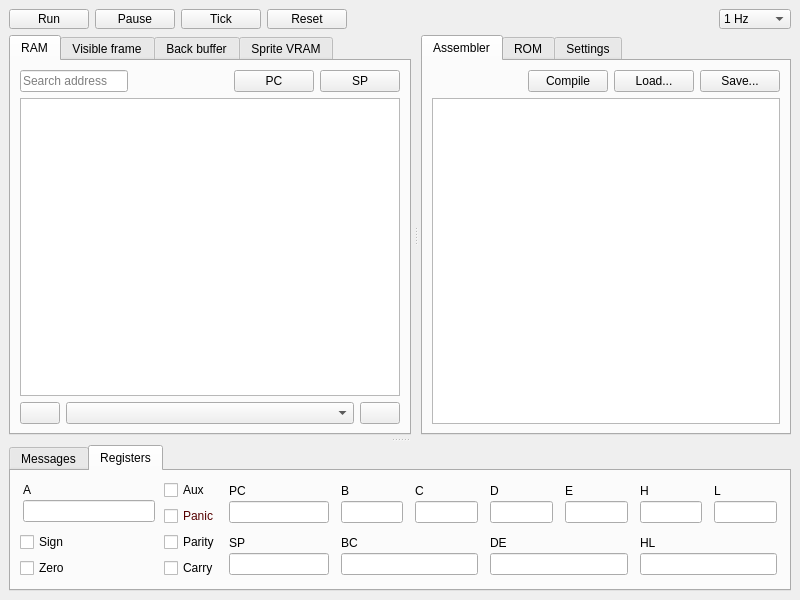
<?xml version="1.0" encoding="UTF-8"?>
<ui version="4.0">
 <class>MainWindow</class>
 <widget class="QMainWindow" name="MainWindow">
  <property name="geometry">
   <rect>
    <x>0</x>
    <y>0</y>
    <width>800</width>
    <height>600</height>
   </rect>
  </property>
  <property name="windowTitle">
   <string>Fridge emulator</string>
  </property>
  <property name="tabShape">
   <enum>QTabWidget::Rounded</enum>
  </property>
  <widget class="QWidget" name="centralwidget">
   <layout class="QVBoxLayout" name="verticalLayout">
    <item>
     <widget class="QWidget" name="ControlBar" native="true">
      <property name="maximumSize">
       <size>
        <width>16777215</width>
        <height>20</height>
       </size>
      </property>
      <layout class="QHBoxLayout" name="horizontalLayout_2">
       <property name="leftMargin">
        <number>0</number>
       </property>
       <property name="topMargin">
        <number>0</number>
       </property>
       <property name="rightMargin">
        <number>0</number>
       </property>
       <property name="bottomMargin">
        <number>0</number>
       </property>
       <item>
        <widget class="QPushButton" name="sysRunBtn">
         <property name="autoFillBackground">
          <bool>true</bool>
         </property>
         <property name="text">
          <string>Run</string>
         </property>
         <property name="icon">
          <iconset resource="buttons.qrc">
           <normaloff>:/buttons/icons8-play-96.png</normaloff>:/buttons/icons8-play-96.png</iconset>
         </property>
        </widget>
       </item>
       <item>
        <widget class="QPushButton" name="sysPauseBtn">
         <property name="autoFillBackground">
          <bool>true</bool>
         </property>
         <property name="text">
          <string>Pause</string>
         </property>
         <property name="icon">
          <iconset resource="buttons.qrc">
           <normaloff>:/buttons/icons8-pause-96.png</normaloff>:/buttons/icons8-pause-96.png</iconset>
         </property>
        </widget>
       </item>
       <item>
        <widget class="QPushButton" name="sysTickBtn">
         <property name="autoFillBackground">
          <bool>true</bool>
         </property>
         <property name="text">
          <string>Tick</string>
         </property>
         <property name="icon">
          <iconset resource="buttons.qrc">
           <normaloff>:/buttons/icons8-forward-96.png</normaloff>:/buttons/icons8-forward-96.png</iconset>
         </property>
        </widget>
       </item>
       <item>
        <widget class="QPushButton" name="sysResetBtn">
         <property name="autoFillBackground">
          <bool>true</bool>
         </property>
         <property name="text">
          <string>Reset</string>
         </property>
         <property name="icon">
          <iconset resource="buttons.qrc">
           <normaloff>:/buttons/icons8-reset-96.png</normaloff>:/buttons/icons8-reset-96.png</iconset>
         </property>
        </widget>
       </item>
       <item>
        <spacer name="horizontalSpacer">
         <property name="orientation">
          <enum>Qt::Horizontal</enum>
         </property>
         <property name="sizeHint" stdset="0">
          <size>
           <width>435</width>
           <height>17</height>
          </size>
         </property>
        </spacer>
       </item>
       <item>
        <widget class="QComboBox" name="cpuClockComboBox">
         <item>
          <property name="text">
           <string>1 Hz</string>
          </property>
         </item>
         <item>
          <property name="text">
           <string>2 Hz</string>
          </property>
         </item>
         <item>
          <property name="text">
           <string>1 KHz</string>
          </property>
         </item>
         <item>
          <property name="text">
           <string>1 MHz</string>
          </property>
         </item>
         <item>
          <property name="text">
           <string>2 MHz</string>
          </property>
         </item>
         <item>
          <property name="text">
           <string>5 MHz</string>
          </property>
         </item>
         <item>
          <property name="text">
           <string>10 MHz</string>
          </property>
         </item>
        </widget>
       </item>
      </layout>
     </widget>
    </item>
    <item>
     <widget class="QSplitter" name="splitter">
      <property name="autoFillBackground">
       <bool>false</bool>
      </property>
      <property name="frameShadow">
       <enum>QFrame::Plain</enum>
      </property>
      <property name="lineWidth">
       <number>5</number>
      </property>
      <property name="orientation">
       <enum>Qt::Vertical</enum>
      </property>
      <property name="handleWidth">
       <number>10</number>
      </property>
      <widget class="QWidget" name="widget" native="true">
       <property name="sizePolicy">
        <sizepolicy hsizetype="Preferred" vsizetype="Expanding">
         <horstretch>0</horstretch>
         <verstretch>1</verstretch>
        </sizepolicy>
       </property>
       <layout class="QHBoxLayout" name="horizontalLayout">
        <property name="leftMargin">
         <number>0</number>
        </property>
        <property name="topMargin">
         <number>0</number>
        </property>
        <property name="rightMargin">
         <number>0</number>
        </property>
        <property name="bottomMargin">
         <number>0</number>
        </property>
        <item>
         <widget class="QSplitter" name="splitter_2">
          <property name="orientation">
           <enum>Qt::Horizontal</enum>
          </property>
          <property name="handleWidth">
           <number>10</number>
          </property>
          <widget class="QTabWidget" name="tabWidget_2">
           <property name="currentIndex">
            <number>0</number>
           </property>
           <widget class="QWidget" name="tab_9">
            <attribute name="title">
             <string>RAM</string>
            </attribute>
            <layout class="QVBoxLayout" name="verticalLayout_21">
             <item>
              <layout class="QHBoxLayout" name="horizontalLayout_6">
               <item>
                <widget class="QLineEdit" name="ramAddrEdit">
                 <property name="placeholderText">
                  <string>Search address</string>
                 </property>
                </widget>
               </item>
               <item>
                <spacer name="horizontalSpacer_2">
                 <property name="orientation">
                  <enum>Qt::Horizontal</enum>
                 </property>
                 <property name="sizeHint" stdset="0">
                  <size>
                   <width>40</width>
                   <height>20</height>
                  </size>
                 </property>
                </spacer>
               </item>
               <item>
                <widget class="QPushButton" name="ramScrollToPC">
                 <property name="text">
                  <string>PC</string>
                 </property>
                </widget>
               </item>
               <item>
                <widget class="QPushButton" name="ramScrollToSP">
                 <property name="text">
                  <string>SP</string>
                 </property>
                </widget>
               </item>
              </layout>
             </item>
             <item>
              <widget class="QTableWidget" name="ramTableWidget"/>
             </item>
             <item>
              <layout class="QHBoxLayout" name="horizontalLayout_7">
               <item>
                <widget class="QPushButton" name="ramScrollLeftBtn">
                 <property name="maximumSize">
                  <size>
                   <width>40</width>
                   <height>16777215</height>
                  </size>
                 </property>
                 <property name="text">
                  <string/>
                 </property>
                 <property name="icon">
                  <iconset resource="buttons.qrc">
                   <normaloff>:/buttons/icons8-long-arrow-left-96.png</normaloff>:/buttons/icons8-long-arrow-left-96.png</iconset>
                 </property>
                </widget>
               </item>
               <item>
                <widget class="QComboBox" name="ramPageComboBox"/>
               </item>
               <item>
                <widget class="QPushButton" name="ramScrollRightBtn">
                 <property name="maximumSize">
                  <size>
                   <width>40</width>
                   <height>16777215</height>
                  </size>
                 </property>
                 <property name="text">
                  <string/>
                 </property>
                 <property name="icon">
                  <iconset resource="buttons.qrc">
                   <normaloff>:/buttons/icons8-right-arrow-96.png</normaloff>:/buttons/icons8-right-arrow-96.png</iconset>
                 </property>
                </widget>
               </item>
              </layout>
             </item>
            </layout>
           </widget>
           <widget class="QWidget" name="tab_3">
            <attribute name="title">
             <string>Visible frame</string>
            </attribute>
            <layout class="QHBoxLayout" name="horizontalLayout_8">
             <item>
              <widget class="QWidget" name="widget_15" native="true"/>
             </item>
            </layout>
           </widget>
           <widget class="QWidget" name="tab_7">
            <attribute name="title">
             <string>Back buffer</string>
            </attribute>
           </widget>
           <widget class="QWidget" name="tab_4">
            <attribute name="title">
             <string>Sprite VRAM</string>
            </attribute>
           </widget>
          </widget>
          <widget class="QTabWidget" name="tabWidget_3">
           <property name="currentIndex">
            <number>0</number>
           </property>
           <widget class="QWidget" name="tab_5">
            <attribute name="title">
             <string>Assembler</string>
            </attribute>
            <layout class="QVBoxLayout" name="verticalLayout_24">
             <item>
              <layout class="QHBoxLayout" name="horizontalLayout_10">
               <item>
                <spacer name="horizontalSpacer_3">
                 <property name="orientation">
                  <enum>Qt::Horizontal</enum>
                 </property>
                 <property name="sizeHint" stdset="0">
                  <size>
                   <width>40</width>
                   <height>20</height>
                  </size>
                 </property>
                </spacer>
               </item>
               <item>
                <widget class="QPushButton" name="asmCompileBtn">
                 <property name="text">
                  <string>Compile</string>
                 </property>
                 <property name="icon">
                  <iconset resource="buttons.qrc">
                   <normaloff>:/buttons/icons8-load-cargo-96.png</normaloff>:/buttons/icons8-load-cargo-96.png</iconset>
                 </property>
                </widget>
               </item>
               <item>
                <widget class="QPushButton" name="asmLoadCodeBtn">
                 <property name="text">
                  <string>Load...</string>
                 </property>
                </widget>
               </item>
               <item>
                <widget class="QPushButton" name="asmSaveCodeBtn">
                 <property name="text">
                  <string>Save...</string>
                 </property>
                </widget>
               </item>
              </layout>
             </item>
             <item>
              <widget class="QTextEdit" name="textEdit">
               <property name="font">
                <font>
                 <family>Consolas</family>
                 <pointsize>10</pointsize>
                </font>
               </property>
               <property name="lineWrapMode">
                <enum>QTextEdit::NoWrap</enum>
               </property>
               <property name="acceptRichText">
                <bool>false</bool>
               </property>
              </widget>
             </item>
            </layout>
           </widget>
           <widget class="QWidget" name="tab_6">
            <attribute name="title">
             <string>ROM</string>
            </attribute>
           </widget>
           <widget class="QWidget" name="tab_8">
            <attribute name="title">
             <string>Settings</string>
            </attribute>
            <layout class="QVBoxLayout" name="verticalLayout_2">
             <item>
              <widget class="QScrollArea" name="scrollArea">
               <property name="verticalScrollBarPolicy">
                <enum>Qt::ScrollBarAlwaysOn</enum>
               </property>
               <property name="sizeAdjustPolicy">
                <enum>QAbstractScrollArea::AdjustToContents</enum>
               </property>
               <property name="widgetResizable">
                <bool>true</bool>
               </property>
               <widget class="QWidget" name="scrollAreaWidgetContents">
                <property name="geometry">
                 <rect>
                  <x>0</x>
                  <y>0</y>
                  <width>331</width>
                  <height>334</height>
                 </rect>
                </property>
                <property name="sizePolicy">
                 <sizepolicy hsizetype="Preferred" vsizetype="Expanding">
                  <horstretch>0</horstretch>
                  <verstretch>0</verstretch>
                 </sizepolicy>
                </property>
                <property name="minimumSize">
                 <size>
                  <width>0</width>
                  <height>273</height>
                 </size>
                </property>
                <property name="maximumSize">
                 <size>
                  <width>16777215</width>
                  <height>16777215</height>
                 </size>
                </property>
               </widget>
              </widget>
             </item>
            </layout>
           </widget>
          </widget>
         </widget>
        </item>
       </layout>
      </widget>
      <widget class="QTabWidget" name="tabWidget">
       <property name="sizePolicy">
        <sizepolicy hsizetype="Preferred" vsizetype="Preferred">
         <horstretch>0</horstretch>
         <verstretch>0</verstretch>
        </sizepolicy>
       </property>
       <property name="currentIndex">
        <number>1</number>
       </property>
       <widget class="QWidget" name="tab">
        <attribute name="title">
         <string>Messages</string>
        </attribute>
        <layout class="QVBoxLayout" name="verticalLayout_20">
         <property name="sizeConstraint">
          <enum>QLayout::SetMinimumSize</enum>
         </property>
        </layout>
       </widget>
       <widget class="QWidget" name="tab_2">
        <attribute name="title">
         <string>Registers</string>
        </attribute>
        <layout class="QHBoxLayout" name="horizontalLayout_9">
         <item>
          <widget class="QWidget" name="widget_14" native="true">
           <property name="minimumSize">
            <size>
             <width>200</width>
             <height>0</height>
            </size>
           </property>
           <layout class="QGridLayout" name="gridLayout">
            <property name="leftMargin">
             <number>0</number>
            </property>
            <property name="topMargin">
             <number>0</number>
            </property>
            <property name="rightMargin">
             <number>0</number>
            </property>
            <property name="bottomMargin">
             <number>0</number>
            </property>
            <item row="0" column="0">
             <widget class="QWidget" name="widget_2" native="true">
              <property name="sizePolicy">
               <sizepolicy hsizetype="Preferred" vsizetype="Fixed">
                <horstretch>0</horstretch>
                <verstretch>0</verstretch>
               </sizepolicy>
              </property>
              <layout class="QVBoxLayout" name="verticalLayout_3">
               <property name="spacing">
                <number>3</number>
               </property>
               <property name="leftMargin">
                <number>3</number>
               </property>
               <property name="topMargin">
                <number>3</number>
               </property>
               <property name="rightMargin">
                <number>3</number>
               </property>
               <property name="bottomMargin">
                <number>3</number>
               </property>
               <item>
                <widget class="QLabel" name="label">
                 <property name="text">
                  <string>A</string>
                 </property>
                </widget>
               </item>
               <item>
                <widget class="QLineEdit" name="cpuRegAEdit"/>
               </item>
              </layout>
             </widget>
            </item>
            <item row="0" column="1">
             <layout class="QVBoxLayout" name="verticalLayout_19">
              <item>
               <widget class="QCheckBox" name="cpuFlagAuxCheckBox">
                <property name="text">
                 <string>Aux</string>
                </property>
               </widget>
              </item>
              <item>
               <widget class="QCheckBox" name="cpuFlagPanicCheckBox">
                <property name="minimumSize">
                 <size>
                  <width>0</width>
                  <height>0</height>
                 </size>
                </property>
                <property name="styleSheet">
                 <string notr="true">color: rgb(85, 0, 0);</string>
                </property>
                <property name="text">
                 <string>Panic</string>
                </property>
               </widget>
              </item>
             </layout>
            </item>
            <item row="1" column="0">
             <layout class="QVBoxLayout" name="verticalLayout_22">
              <item>
               <widget class="QCheckBox" name="cpuFlagSignCheckBox">
                <property name="text">
                 <string>Sign</string>
                </property>
               </widget>
              </item>
              <item>
               <widget class="QCheckBox" name="cpuFlagZeroCheckBox">
                <property name="text">
                 <string>Zero</string>
                </property>
               </widget>
              </item>
             </layout>
            </item>
            <item row="1" column="1">
             <layout class="QVBoxLayout" name="verticalLayout_23">
              <item>
               <widget class="QCheckBox" name="cpuFlagParityCheckBox">
                <property name="text">
                 <string>Parity</string>
                </property>
               </widget>
              </item>
              <item>
               <widget class="QCheckBox" name="cpuFlagCarryCheckBox">
                <property name="text">
                 <string>Carry</string>
                </property>
               </widget>
              </item>
             </layout>
            </item>
           </layout>
          </widget>
         </item>
         <item>
          <layout class="QVBoxLayout" name="verticalLayout_18">
           <property name="sizeConstraint">
            <enum>QLayout::SetDefaultConstraint</enum>
           </property>
           <item>
            <widget class="QWidget" name="widget_12" native="true">
             <property name="sizePolicy">
              <sizepolicy hsizetype="Preferred" vsizetype="Fixed">
               <horstretch>0</horstretch>
               <verstretch>0</verstretch>
              </sizepolicy>
             </property>
             <layout class="QVBoxLayout" name="verticalLayout_16">
              <property name="spacing">
               <number>3</number>
              </property>
              <property name="leftMargin">
               <number>3</number>
              </property>
              <property name="topMargin">
               <number>3</number>
              </property>
              <property name="rightMargin">
               <number>3</number>
              </property>
              <property name="bottomMargin">
               <number>3</number>
              </property>
              <item>
               <widget class="QLabel" name="label_11">
                <property name="text">
                 <string>PC</string>
                </property>
               </widget>
              </item>
              <item>
               <widget class="QLineEdit" name="cpuRegPCEdit">
                <property name="minimumSize">
                 <size>
                  <width>100</width>
                  <height>0</height>
                 </size>
                </property>
               </widget>
              </item>
             </layout>
            </widget>
           </item>
           <item>
            <widget class="QWidget" name="widget_13" native="true">
             <property name="sizePolicy">
              <sizepolicy hsizetype="Preferred" vsizetype="Fixed">
               <horstretch>0</horstretch>
               <verstretch>0</verstretch>
              </sizepolicy>
             </property>
             <layout class="QVBoxLayout" name="verticalLayout_17">
              <property name="spacing">
               <number>3</number>
              </property>
              <property name="leftMargin">
               <number>3</number>
              </property>
              <property name="topMargin">
               <number>3</number>
              </property>
              <property name="rightMargin">
               <number>3</number>
              </property>
              <property name="bottomMargin">
               <number>3</number>
              </property>
              <item>
               <widget class="QLabel" name="label_12">
                <property name="text">
                 <string>SP</string>
                </property>
               </widget>
              </item>
              <item>
               <widget class="QLineEdit" name="cpuRegSPEdit"/>
              </item>
             </layout>
            </widget>
           </item>
          </layout>
         </item>
         <item>
          <layout class="QVBoxLayout" name="verticalLayout_13">
           <item>
            <layout class="QHBoxLayout" name="horizontalLayout_3">
             <item>
              <widget class="QWidget" name="widget_3" native="true">
               <property name="sizePolicy">
                <sizepolicy hsizetype="Preferred" vsizetype="Fixed">
                 <horstretch>0</horstretch>
                 <verstretch>0</verstretch>
                </sizepolicy>
               </property>
               <layout class="QVBoxLayout" name="verticalLayout_4">
                <property name="spacing">
                 <number>3</number>
                </property>
                <property name="leftMargin">
                 <number>3</number>
                </property>
                <property name="topMargin">
                 <number>3</number>
                </property>
                <property name="rightMargin">
                 <number>3</number>
                </property>
                <property name="bottomMargin">
                 <number>3</number>
                </property>
                <item>
                 <widget class="QLabel" name="label_2">
                  <property name="text">
                   <string>B</string>
                  </property>
                 </widget>
                </item>
                <item>
                 <widget class="QLineEdit" name="cpuRegBEdit"/>
                </item>
               </layout>
              </widget>
             </item>
             <item>
              <widget class="QWidget" name="widget_4" native="true">
               <property name="sizePolicy">
                <sizepolicy hsizetype="Preferred" vsizetype="Fixed">
                 <horstretch>0</horstretch>
                 <verstretch>0</verstretch>
                </sizepolicy>
               </property>
               <layout class="QVBoxLayout" name="verticalLayout_5">
                <property name="spacing">
                 <number>3</number>
                </property>
                <property name="leftMargin">
                 <number>3</number>
                </property>
                <property name="topMargin">
                 <number>3</number>
                </property>
                <property name="rightMargin">
                 <number>3</number>
                </property>
                <property name="bottomMargin">
                 <number>3</number>
                </property>
                <item>
                 <widget class="QLabel" name="label_3">
                  <property name="text">
                   <string>C</string>
                  </property>
                 </widget>
                </item>
                <item>
                 <widget class="QLineEdit" name="cpuRegCEdit"/>
                </item>
               </layout>
              </widget>
             </item>
            </layout>
           </item>
           <item>
            <widget class="QWidget" name="widget_9" native="true">
             <property name="sizePolicy">
              <sizepolicy hsizetype="Preferred" vsizetype="Fixed">
               <horstretch>0</horstretch>
               <verstretch>0</verstretch>
              </sizepolicy>
             </property>
             <layout class="QVBoxLayout" name="verticalLayout_10">
              <property name="spacing">
               <number>3</number>
              </property>
              <property name="leftMargin">
               <number>3</number>
              </property>
              <property name="topMargin">
               <number>3</number>
              </property>
              <property name="rightMargin">
               <number>3</number>
              </property>
              <property name="bottomMargin">
               <number>3</number>
              </property>
              <item>
               <widget class="QLabel" name="label_8">
                <property name="text">
                 <string>BC</string>
                </property>
               </widget>
              </item>
              <item>
               <widget class="QLineEdit" name="cpuPairBCEdit"/>
              </item>
             </layout>
            </widget>
           </item>
          </layout>
         </item>
         <item>
          <layout class="QVBoxLayout" name="verticalLayout_14">
           <item>
            <layout class="QHBoxLayout" name="horizontalLayout_4">
             <item>
              <widget class="QWidget" name="widget_5" native="true">
               <property name="sizePolicy">
                <sizepolicy hsizetype="Preferred" vsizetype="Fixed">
                 <horstretch>0</horstretch>
                 <verstretch>0</verstretch>
                </sizepolicy>
               </property>
               <layout class="QVBoxLayout" name="verticalLayout_6">
                <property name="spacing">
                 <number>3</number>
                </property>
                <property name="leftMargin">
                 <number>3</number>
                </property>
                <property name="topMargin">
                 <number>3</number>
                </property>
                <property name="rightMargin">
                 <number>3</number>
                </property>
                <property name="bottomMargin">
                 <number>3</number>
                </property>
                <item>
                 <widget class="QLabel" name="label_4">
                  <property name="text">
                   <string>D</string>
                  </property>
                 </widget>
                </item>
                <item>
                 <widget class="QLineEdit" name="cpuRegDEdit"/>
                </item>
               </layout>
              </widget>
             </item>
             <item>
              <widget class="QWidget" name="widget_6" native="true">
               <property name="sizePolicy">
                <sizepolicy hsizetype="Preferred" vsizetype="Fixed">
                 <horstretch>0</horstretch>
                 <verstretch>0</verstretch>
                </sizepolicy>
               </property>
               <layout class="QVBoxLayout" name="verticalLayout_7">
                <property name="spacing">
                 <number>3</number>
                </property>
                <property name="leftMargin">
                 <number>3</number>
                </property>
                <property name="topMargin">
                 <number>3</number>
                </property>
                <property name="rightMargin">
                 <number>3</number>
                </property>
                <property name="bottomMargin">
                 <number>3</number>
                </property>
                <item>
                 <widget class="QLabel" name="label_5">
                  <property name="text">
                   <string>E</string>
                  </property>
                 </widget>
                </item>
                <item>
                 <widget class="QLineEdit" name="cpuRegEEdit"/>
                </item>
               </layout>
              </widget>
             </item>
            </layout>
           </item>
           <item>
            <widget class="QWidget" name="widget_10" native="true">
             <property name="sizePolicy">
              <sizepolicy hsizetype="Preferred" vsizetype="Fixed">
               <horstretch>0</horstretch>
               <verstretch>0</verstretch>
              </sizepolicy>
             </property>
             <layout class="QVBoxLayout" name="verticalLayout_11">
              <property name="spacing">
               <number>3</number>
              </property>
              <property name="leftMargin">
               <number>3</number>
              </property>
              <property name="topMargin">
               <number>3</number>
              </property>
              <property name="rightMargin">
               <number>3</number>
              </property>
              <property name="bottomMargin">
               <number>3</number>
              </property>
              <item>
               <widget class="QLabel" name="label_9">
                <property name="text">
                 <string>DE</string>
                </property>
               </widget>
              </item>
              <item>
               <widget class="QLineEdit" name="cpuPairDEEdit"/>
              </item>
             </layout>
            </widget>
           </item>
          </layout>
         </item>
         <item>
          <layout class="QVBoxLayout" name="verticalLayout_15">
           <item>
            <layout class="QHBoxLayout" name="horizontalLayout_5">
             <item>
              <widget class="QWidget" name="widget_7" native="true">
               <property name="sizePolicy">
                <sizepolicy hsizetype="Preferred" vsizetype="Fixed">
                 <horstretch>0</horstretch>
                 <verstretch>0</verstretch>
                </sizepolicy>
               </property>
               <layout class="QVBoxLayout" name="verticalLayout_8">
                <property name="spacing">
                 <number>3</number>
                </property>
                <property name="leftMargin">
                 <number>3</number>
                </property>
                <property name="topMargin">
                 <number>3</number>
                </property>
                <property name="rightMargin">
                 <number>3</number>
                </property>
                <property name="bottomMargin">
                 <number>3</number>
                </property>
                <item>
                 <widget class="QLabel" name="label_6">
                  <property name="text">
                   <string>H</string>
                  </property>
                 </widget>
                </item>
                <item>
                 <widget class="QLineEdit" name="cpuRegHEdit"/>
                </item>
               </layout>
              </widget>
             </item>
             <item>
              <widget class="QWidget" name="widget_8" native="true">
               <property name="sizePolicy">
                <sizepolicy hsizetype="Preferred" vsizetype="Fixed">
                 <horstretch>0</horstretch>
                 <verstretch>0</verstretch>
                </sizepolicy>
               </property>
               <layout class="QVBoxLayout" name="verticalLayout_9">
                <property name="spacing">
                 <number>3</number>
                </property>
                <property name="leftMargin">
                 <number>3</number>
                </property>
                <property name="topMargin">
                 <number>3</number>
                </property>
                <property name="rightMargin">
                 <number>3</number>
                </property>
                <property name="bottomMargin">
                 <number>3</number>
                </property>
                <item>
                 <widget class="QLabel" name="label_7">
                  <property name="text">
                   <string>L</string>
                  </property>
                 </widget>
                </item>
                <item>
                 <widget class="QLineEdit" name="cpuRegLEdit"/>
                </item>
               </layout>
              </widget>
             </item>
            </layout>
           </item>
           <item>
            <widget class="QWidget" name="widget_11" native="true">
             <property name="sizePolicy">
              <sizepolicy hsizetype="Preferred" vsizetype="Fixed">
               <horstretch>0</horstretch>
               <verstretch>0</verstretch>
              </sizepolicy>
             </property>
             <layout class="QVBoxLayout" name="verticalLayout_12">
              <property name="spacing">
               <number>3</number>
              </property>
              <property name="leftMargin">
               <number>3</number>
              </property>
              <property name="topMargin">
               <number>3</number>
              </property>
              <property name="rightMargin">
               <number>3</number>
              </property>
              <property name="bottomMargin">
               <number>3</number>
              </property>
              <item>
               <widget class="QLabel" name="label_10">
                <property name="text">
                 <string>HL</string>
                </property>
               </widget>
              </item>
              <item>
               <widget class="QLineEdit" name="cpuPairHLEdit"/>
              </item>
             </layout>
            </widget>
           </item>
          </layout>
         </item>
        </layout>
       </widget>
      </widget>
     </widget>
    </item>
   </layout>
  </widget>
  <widget class="QMenuBar" name="menubar">
   <property name="geometry">
    <rect>
     <x>0</x>
     <y>0</y>
     <width>800</width>
     <height>20</height>
    </rect>
   </property>
  </widget>
 </widget>
 <resources>
  <include location="buttons.qrc"/>
 </resources>
 <connections/>
</ui>
